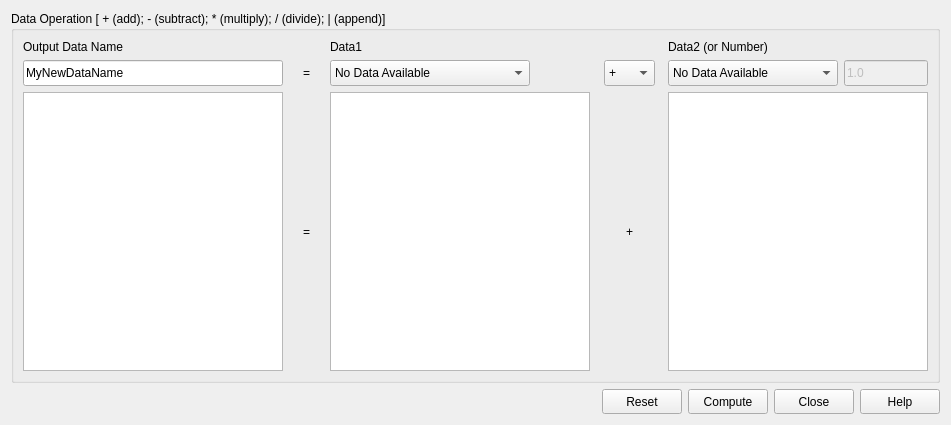
<?xml version="1.0" encoding="UTF-8"?>
<ui version="4.0">
 <class>DataOperationUtility</class>
 <widget class="QDialog" name="DataOperationUtility">
  <property name="geometry">
   <rect>
    <x>0</x>
    <y>0</y>
    <width>951</width>
    <height>425</height>
   </rect>
  </property>
  <property name="sizePolicy">
   <sizepolicy hsizetype="Fixed" vsizetype="Fixed">
    <horstretch>0</horstretch>
    <verstretch>0</verstretch>
   </sizepolicy>
  </property>
  <property name="minimumSize">
   <size>
    <width>951</width>
    <height>425</height>
   </size>
  </property>
  <property name="maximumSize">
   <size>
    <width>951</width>
    <height>425</height>
   </size>
  </property>
  <property name="windowTitle">
   <string>Data Operation</string>
  </property>
  <property name="windowIcon">
   <iconset>
    <normaloff>:/res/ball.ico</normaloff>:/res/ball.ico</iconset>
  </property>
  <layout class="QGridLayout" name="gridLayout_3">
   <item row="0" column="0">
    <widget class="QGroupBox" name="groupBox">
     <property name="sizePolicy">
      <sizepolicy hsizetype="MinimumExpanding" vsizetype="MinimumExpanding">
       <horstretch>0</horstretch>
       <verstretch>0</verstretch>
      </sizepolicy>
     </property>
     <property name="minimumSize">
      <size>
       <width>870</width>
       <height>361</height>
      </size>
     </property>
     <property name="maximumSize">
      <size>
       <width>950</width>
       <height>400</height>
      </size>
     </property>
     <property name="title">
      <string>Data Operation [ + (add); - (subtract); * (multiply); / (divide); | (append)]</string>
     </property>
     <layout class="QGridLayout" name="gridLayout_2">
      <item row="0" column="0">
       <layout class="QGridLayout" name="gridLayout">
        <item row="0" column="0">
         <widget class="QLabel" name="lblOutputDataName">
          <property name="text">
           <string>Output Data Name</string>
          </property>
         </widget>
        </item>
        <item row="0" column="8">
         <widget class="QLabel" name="lblData2OrNumber">
          <property name="text">
           <string>Data2 (or Number)</string>
          </property>
         </widget>
        </item>
        <item row="3" column="2">
         <widget class="QLabel" name="lblBigEqual">
          <property name="minimumSize">
           <size>
            <width>21</width>
            <height>21</height>
           </size>
          </property>
          <property name="text">
           <string>=</string>
          </property>
          <property name="alignment">
           <set>Qt::AlignCenter</set>
          </property>
         </widget>
        </item>
        <item row="3" column="7">
         <spacer name="horizontalSpacer_5">
          <property name="orientation">
           <enum>Qt::Horizontal</enum>
          </property>
          <property name="sizeHint" stdset="0">
           <size>
            <width>40</width>
            <height>20</height>
           </size>
          </property>
         </spacer>
        </item>
        <item row="3" column="0">
         <widget class="QGraphicsView" name="graphOutput">
          <property name="minimumSize">
           <size>
            <width>260</width>
            <height>260</height>
           </size>
          </property>
          <property name="maximumSize">
           <size>
            <width>300</width>
            <height>300</height>
           </size>
          </property>
         </widget>
        </item>
        <item row="1" column="4">
         <widget class="QComboBox" name="cbData1">
          <property name="minimumSize">
           <size>
            <width>170</width>
            <height>26</height>
           </size>
          </property>
          <property name="maximumSize">
           <size>
            <width>200</width>
            <height>30</height>
           </size>
          </property>
          <property name="baseSize">
           <size>
            <width>0</width>
            <height>26</height>
           </size>
          </property>
          <property name="editable">
           <bool>false</bool>
          </property>
          <item>
           <property name="text">
            <string>No Data Available</string>
           </property>
          </item>
         </widget>
        </item>
        <item row="3" column="5">
         <spacer name="horizontalSpacer_3">
          <property name="orientation">
           <enum>Qt::Horizontal</enum>
          </property>
          <property name="sizeHint" stdset="0">
           <size>
            <width>40</width>
            <height>20</height>
           </size>
          </property>
         </spacer>
        </item>
        <item row="3" column="3">
         <spacer name="horizontalSpacer_4">
          <property name="orientation">
           <enum>Qt::Horizontal</enum>
          </property>
          <property name="sizeHint" stdset="0">
           <size>
            <width>40</width>
            <height>20</height>
           </size>
          </property>
         </spacer>
        </item>
        <item row="0" column="4">
         <widget class="QLabel" name="lblData1">
          <property name="text">
           <string>Data1</string>
          </property>
         </widget>
        </item>
        <item row="1" column="0">
         <widget class="QLineEdit" name="txtOutputData">
          <property name="minimumSize">
           <size>
            <width>260</width>
            <height>21</height>
           </size>
          </property>
          <property name="maximumSize">
           <size>
            <width>300</width>
            <height>30</height>
           </size>
          </property>
          <property name="text">
           <string>MyNewDataName</string>
          </property>
         </widget>
        </item>
        <item row="3" column="4">
         <widget class="QGraphicsView" name="graphData1">
          <property name="minimumSize">
           <size>
            <width>260</width>
            <height>260</height>
           </size>
          </property>
          <property name="maximumSize">
           <size>
            <width>300</width>
            <height>300</height>
           </size>
          </property>
         </widget>
        </item>
        <item row="3" column="1">
         <spacer name="horizontalSpacer_2">
          <property name="orientation">
           <enum>Qt::Horizontal</enum>
          </property>
          <property name="sizeHint" stdset="0">
           <size>
            <width>40</width>
            <height>20</height>
           </size>
          </property>
         </spacer>
        </item>
        <item row="1" column="2">
         <widget class="QLabel" name="lblEqual">
          <property name="minimumSize">
           <size>
            <width>21</width>
            <height>21</height>
           </size>
          </property>
          <property name="text">
           <string>=</string>
          </property>
          <property name="alignment">
           <set>Qt::AlignCenter</set>
          </property>
         </widget>
        </item>
        <item row="1" column="9">
         <widget class="QLineEdit" name="txtNumber">
          <property name="enabled">
           <bool>false</bool>
          </property>
          <property name="minimumSize">
           <size>
            <width>50</width>
            <height>21</height>
           </size>
          </property>
          <property name="maximumSize">
           <size>
            <width>150</width>
            <height>30</height>
           </size>
          </property>
          <property name="toolTip">
           <string>If no Data2 loaded, enter a number to be applied to Data1 using the operator</string>
          </property>
          <property name="text">
           <string>1.0</string>
          </property>
         </widget>
        </item>
        <item row="3" column="6">
         <widget class="QLabel" name="lblOperatorApplied">
          <property name="minimumSize">
           <size>
            <width>21</width>
            <height>21</height>
           </size>
          </property>
          <property name="text">
           <string>+</string>
          </property>
          <property name="alignment">
           <set>Qt::AlignCenter</set>
          </property>
          <property name="textInteractionFlags">
           <set>Qt::LinksAccessibleByMouse|Qt::TextEditable</set>
          </property>
         </widget>
        </item>
        <item row="1" column="8">
         <widget class="QComboBox" name="cbData2">
          <property name="minimumSize">
           <size>
            <width>170</width>
            <height>26</height>
           </size>
          </property>
          <property name="maximumSize">
           <size>
            <width>200</width>
            <height>30</height>
           </size>
          </property>
          <property name="editable">
           <bool>false</bool>
          </property>
          <item>
           <property name="text">
            <string>No Data Available</string>
           </property>
          </item>
         </widget>
        </item>
        <item row="1" column="6">
         <widget class="QComboBox" name="cbOperator">
          <property name="minimumSize">
           <size>
            <width>51</width>
            <height>26</height>
           </size>
          </property>
          <property name="maximumSize">
           <size>
            <width>60</width>
            <height>30</height>
           </size>
          </property>
          <property name="toolTip">
           <string>Add: +
Subtract: - 
Multiply: *
Divide: /
Append(Combine): |</string>
          </property>
          <item>
           <property name="text">
            <string>+</string>
           </property>
          </item>
          <item>
           <property name="text">
            <string>-</string>
           </property>
          </item>
          <item>
           <property name="text">
            <string>*</string>
           </property>
          </item>
          <item>
           <property name="text">
            <string>/</string>
           </property>
          </item>
          <item>
           <property name="text">
            <string>|</string>
           </property>
          </item>
         </widget>
        </item>
        <item row="3" column="8" colspan="2">
         <widget class="QGraphicsView" name="graphData2">
          <property name="minimumSize">
           <size>
            <width>260</width>
            <height>260</height>
           </size>
          </property>
          <property name="maximumSize">
           <size>
            <width>300</width>
            <height>300</height>
           </size>
          </property>
         </widget>
        </item>
       </layout>
      </item>
     </layout>
    </widget>
   </item>
   <item row="1" column="0">
    <layout class="QHBoxLayout" name="horizontalLayout">
     <item>
      <spacer name="horizontalSpacer">
       <property name="orientation">
        <enum>Qt::Horizontal</enum>
       </property>
       <property name="sizeHint" stdset="0">
        <size>
         <width>40</width>
         <height>20</height>
        </size>
       </property>
      </spacer>
     </item>
     <item>
      <widget class="QPushButton" name="cmdReset">
       <property name="minimumSize">
        <size>
         <width>75</width>
         <height>25</height>
        </size>
       </property>
       <property name="text">
        <string>Reset</string>
       </property>
       <property name="autoDefault">
        <bool>false</bool>
       </property>
      </widget>
     </item>
     <item>
      <widget class="QPushButton" name="cmdCompute">
       <property name="minimumSize">
        <size>
         <width>75</width>
         <height>25</height>
        </size>
       </property>
       <property name="toolTip">
        <string>Generate the Data and send to Data Explorer.</string>
       </property>
       <property name="text">
        <string>Compute</string>
       </property>
       <property name="autoDefault">
        <bool>false</bool>
       </property>
      </widget>
     </item>
     <item>
      <widget class="QPushButton" name="cmdClose">
       <property name="minimumSize">
        <size>
         <width>75</width>
         <height>25</height>
        </size>
       </property>
       <property name="toolTip">
        <string>Close this panel.</string>
       </property>
       <property name="text">
        <string>Close</string>
       </property>
       <property name="autoDefault">
        <bool>false</bool>
       </property>
      </widget>
     </item>
     <item>
      <widget class="QPushButton" name="cmdHelp">
       <property name="minimumSize">
        <size>
         <width>75</width>
         <height>25</height>
        </size>
       </property>
       <property name="toolTip">
        <string>Get help on Data Operations.</string>
       </property>
       <property name="text">
        <string>Help</string>
       </property>
       <property name="autoDefault">
        <bool>false</bool>
       </property>
      </widget>
     </item>
    </layout>
   </item>
  </layout>
 </widget>
 <resources/>
 <connections/>
</ui>
